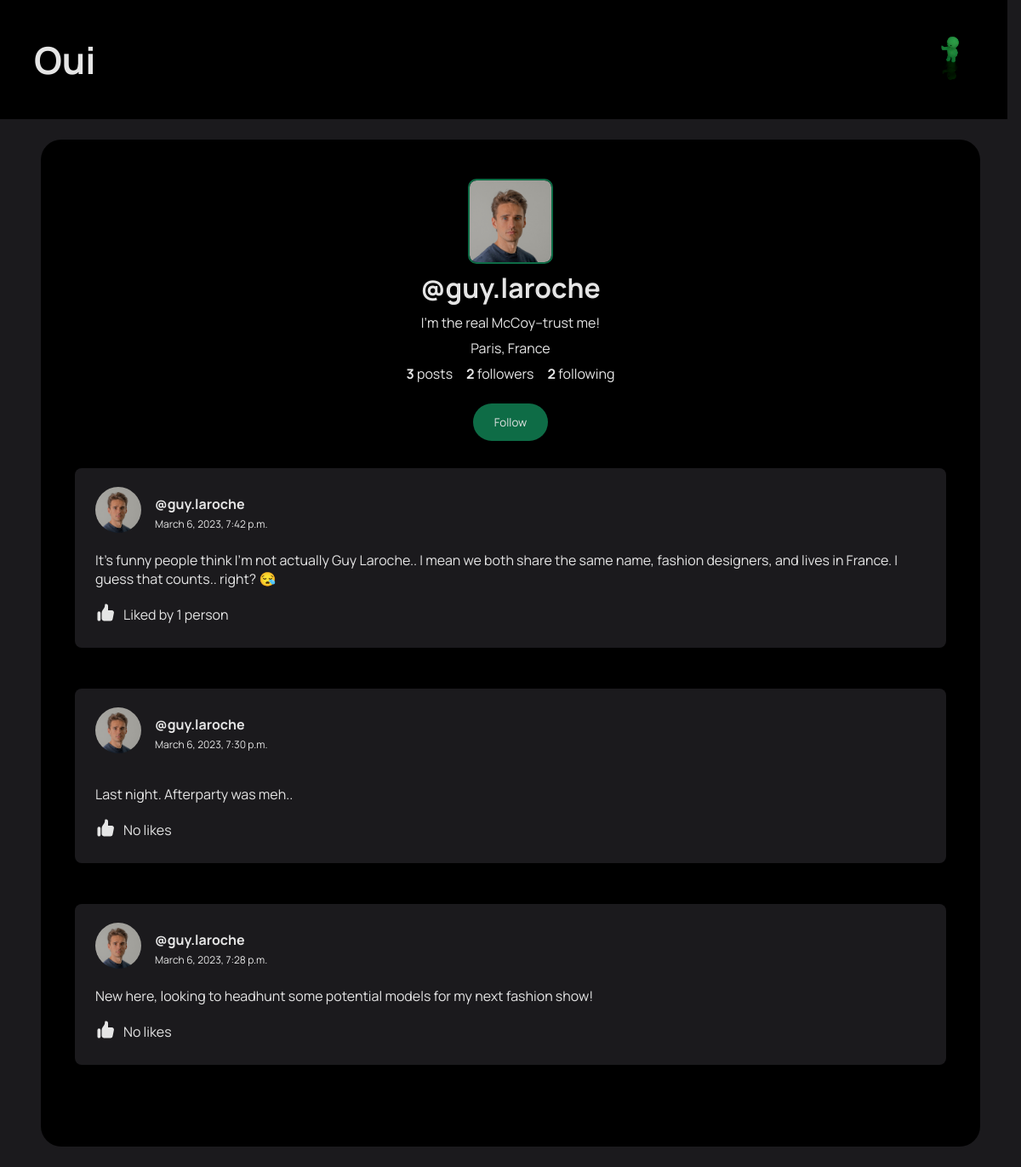
Page /profile/guy.laroche (signed in) on the earlier database version.
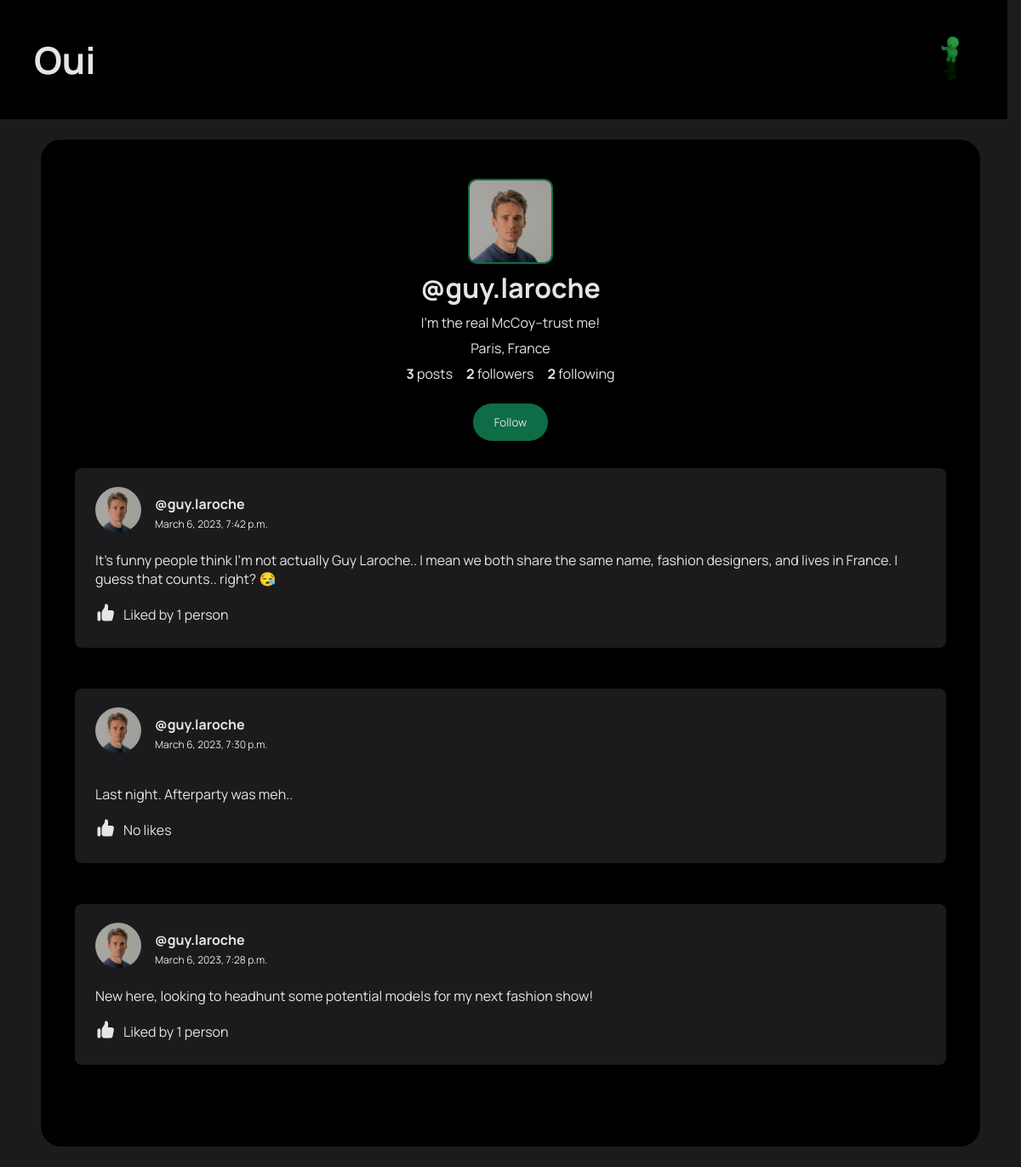
Same page on the later database version.
### core/models.py (models this page shows, shortened)
class Post(models.Model):
    id = models.UUIDField(primary_key=True, default=uuid.uuid4, editable=False)
    user = models.CharField(max_length=100)
    image = models.ImageField(upload_to='post_imgs/', blank=True, null=True)
    caption = models.TextField()
    created_at = models.DateTimeField(default=datetime.now)
    no_of_likes = models.IntegerField(default=0)

### core/views.py (the view)
# urls.py: path('profile/<str:pk>', views.profile, name='profile'),
@login_required(login_url='login')
def profile(request, pk):
    current_user = Profile.objects.get(user=request.user)
    user_object = User.objects.get(username=pk)
    user_profile = Profile.objects.get(user=user_object)
    user_posts = Post.objects.filter(user=pk)
    user_post_len = len(user_posts)
    follower = request.user.username
    user = pk
    if FollowersCount.objects.filter(follower=follower, user=user).first():
        button_text = 'Unfollow'
    else:
        button_text = 'Follow'
    user_follower_len = len(FollowersCount.objects.filter(user=pk))
    user_following_len = len(FollowersCount.objects.filter(follower=pk))
    context = {
        'current_user': current_user,
        'user_object': user_object,
        'user_profile': user_profile,
        'user_posts': user_posts,
        'user_post_len': user_post_len,
        'user_follower_len': user_follower_len,
        'user_following_len': user_following_len,
        'button_text': button_text,
        'profile_img_url': user_profile.profile_img.url,
    }
    return render(request, 'profile.html', context)

### templates/profile.html (shortened to what this page needs)
<!DOCTYPE html>
<html lang="en">
  <head>
    <link rel="stylesheet" href="/static/styles/main.css" />
    <link rel="stylesheet" href="/static/styles/profile.css" />
  </head>
  <body>
    <header>
      <a href="/" class="logo">
        <h1>Oui</h1>
      </a>
      <a href="/profile/{{user.username}}">
        <img
          src="{{current_user.profile_img.url}}"
          class="profile-img"
          alt=""
        />
      </a>
    </header>
    <main>
      <img src="{{user_profile.profile_img.url}}" class="profile-pic" alt="" />
      <h1>@{{user_profile.user.username}}</h1>
      <p>{{user_profile.bio}}</p>
      <p>{{user_profile.location}}</p>
      <div class="profile-stats">
        <p><strong>{{user_post_len}}</strong> posts</p>
        <p><strong>{{user_follower_len}}</strong> followers</p>
        <p><strong>{{user_following_len}}</strong> following</p>
      </div>
      <form action="/follow" method="POST">
        {% if user_object.username == user.username %}
        <button type="button" onclick="location.href = '/settings'">
          Account Settings
        </button>
        {% else %}
        <button type="submit">{{button_text}}</button>
        {% endif %}
      </form>
      {% for post in user_posts reversed %}
      <section class="posts">
        <div class="post">
          <div class="post-header">
            <a href="/profile/{{post.user}}">
              <img src="{{profile_img_url}}" class="profile-img" />
            </a>
            <div>
              <a href="/profile/{{post.user}}"><h4>@{{post.user}}</h4></a>
              <small>{{post.created_at}}</small>
            </div>
          </div>
          <p>{{post.caption}}</p>
          <div class="likes-section">
            <a href="/like-post?post_id={{post.id}}">
            </a>
            <span class="likes">
              {% if post.no_of_likes == 0 %}
              <p>No likes</p>
              {% elif post.no_of_likes == 1 %}
              <p>Liked by {{post.no_of_likes}} person</p>
              {% else %}
              <p>Liked by {{post.no_of_likes}} people</p>
              {% endif %}
            </span>
          </div>
        </div>
        {% endfor %}
      </section>
    </main>
  </body>
</html>

Differences in the rows shown:
changed Post "New here, looking to headhunt some potential models for my next fashion show!": no_of_likes (not shown) → "1"; no_of_likes "No likes" → "Liked by person"
